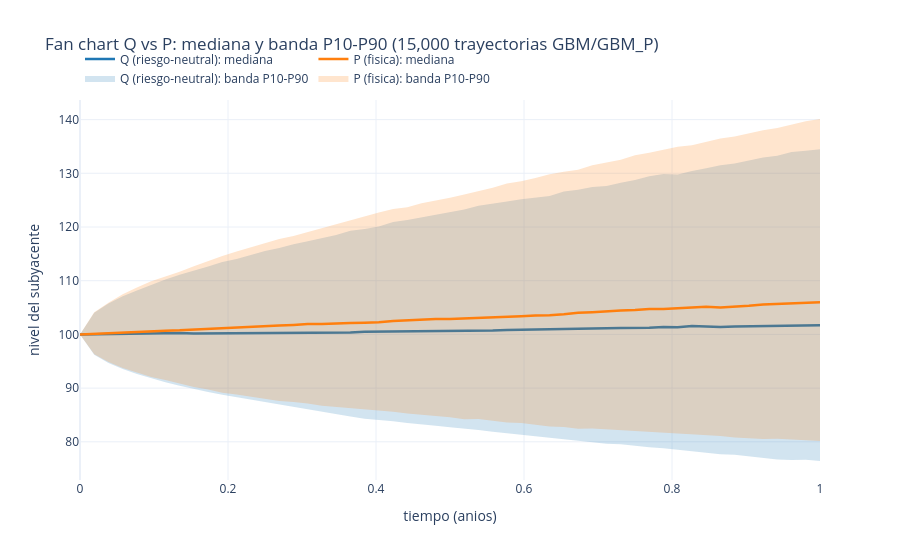

The cell this chart's notebook holds for it:
### Markdown cell above
## 2. Fan chart: mediana y banda P10-P90, medida Q vs medida P

Con `N_PATHS` en el orden de los miles, dibujar una linea por trayectoria es costoso e
ilegible (una nube de rayas superpuestas). En su lugar, el fan chart resume las mismas
`N_PATHS` trayectorias con dos series por medida: la mediana y una banda rellena P10-P90
(`plotly`, `go.Scatter` con `fill='tonexty'`), con colores fijos y consistentes (Q=azul,
P=naranja), leyenda y hover interactivo sobre un unico eje Y.

### Code cell
COLOR_Q = "#1f77b4"  # azul: medida Q (riesgo-neutral), color fijo y consistente en todo el notebook
COLOR_P = "#ff7f0e"  # naranja: medida P (fisica), color fijo y consistente en todo el notebook


def _hex_to_rgba(color, alpha):
    r, g, b = (int(color.lstrip("#")[i:i + 2], 16) for i in (0, 2, 4))
    return f"rgba({r},{g},{b},{alpha})"


def add_percentile_band(fig, times, paths, color, name):
    """Banda P10-P90 + mediana de todas las trayectorias, en vez de una linea por trayectoria
    (costoso e ilegible con miles de paths): 3 trazas go.Scatter -- borde inferior invisible,
    borde superior con fill='tonexty' (banda rellena) y la mediana como linea solida encima."""
    p10 = np.percentile(paths, 10, axis=0)
    p50 = np.percentile(paths, 50, axis=0)
    p90 = np.percentile(paths, 90, axis=0)
    fig.add_trace(go.Scatter(
        x=times, y=p10, mode="lines", line=dict(width=0, color=color),
        hoverinfo="skip", showlegend=False, legendgroup=name, name=f"{name} P10",
    ))
    fig.add_trace(go.Scatter(
        x=times, y=p90, mode="lines", line=dict(width=0, color=color), fill="tonexty",
        fillcolor=_hex_to_rgba(color, 0.2), legendgroup=name, name=f"{name}: banda P10-P90",
        hovertemplate="t=%{x:.2f}<br>P90=%{y:.2f}<extra></extra>",
    ))
    fig.add_trace(go.Scatter(
        x=times, y=p50, mode="lines", line=dict(color=color, width=2.5), legendgroup=name,
        name=f"{name}: mediana", hovertemplate="t=%{x:.2f}<br>mediana=%{y:.2f}<extra></extra>",
    ))


fig = go.Figure()
add_percentile_band(fig, times, paths_q, COLOR_Q, "Q (riesgo-neutral)")
add_percentile_band(fig, times, paths_p, COLOR_P, "P (fisica)")
fig.update_layout(
    title=f"Fan chart Q vs P: mediana y banda P10-P90 ({N_PATHS:,} trayectorias GBM/GBM_P)",
    xaxis_title="tiempo (anios)",
    yaxis_title="nivel del subyacente",
    hovermode="x unified",
    template="plotly_white",
    legend=dict(orientation="h", yanchor="bottom", y=1.02, xanchor="left", x=0),
)
fig.show()

### Figure 1 — Plotly figure (JSON) as saved in the notebook; plotly's stock layout.template omitted (floating-point values rounded to 4 significant figures)
{"data": [{"hoverinfo": "skip", "legendgroup": "Q (riesgo-neutral)", "line": {"color": "#1f77b4", "width": 0}, "mode": "lines", "name": "Q (riesgo-neutral) P10", "showlegend": false, "type": "scatter", "x": [0.0, 0.01923, 0.03846, 0.05769, 0.07692, 0.09615, 0.1154, 0.1346, 0.1538, 0.1731, 0.1923, 0.2115, 0.2308, 0.25, 0.2692, 0.2885, 0.3077, 0.3269, 0.3462, 0.3654, 0.3846, 0.4038, 0.4231, 0.4423, 0.4615, 0.4808, 0.5, 0.5192, 0.5385, 0.5577, 0.5769, 0.5962, 0.6154, 0.6346, 0.6538, 0.6731, 0.6923, 0.7115, 0.7308, 0.75, 0.7692, 0.7885, 0.8077, 0.8269, 0.8462, 0.8654, 0.8846, 0.9038, 0.9231, 0.9423, 0.9615, 0.9808, 1.0], "y": [100.0, 96.22, 94.67, 93.55, 92.62, 91.82, 91.08, 90.45, 89.82, 89.26, 88.76, 88.3, 87.82, 87.34, 86.89, 86.52, 86.01, 85.51, 85.1, 84.73, 84.31, 84.14, 83.84, 83.5, 83.29, 82.97, 82.71, 82.5, 82.19, 81.87, 81.6, 81.34, 80.97, 80.73, 80.48, 80.27, 79.94, 79.65, 79.54, 79.2, 78.98, 78.82, 78.53, 78.21, 77.99, 77.69, 77.61, 77.3, 77.06, 76.71, 76.59, 76.65, 76.43]}, {"fill": "tonexty", "fillcolor": "rgba(31,119,180,0.2)", "hovertemplate": "t=%{x:.2f}<br>P90=%{y:.2f}<extra></extra>", "legendgroup": "Q (riesgo-neutral)", "line": {"color": "#1f77b4", "width": 0}, "mode": "lines", "name": "Q (riesgo-neutral): banda P10-P90", "type": "scatter", "x": [0.0, 0.01923, 0.03846, 0.05769, 0.07692, 0.09615, 0.1154, 0.1346, 0.1538, 0.1731, 0.1923, 0.2115, 0.2308, 0.25, 0.2692, 0.2885, 0.3077, 0.3269, 0.3462, 0.3654, 0.3846, 0.4038, 0.4231, 0.4423, 0.4615, 0.4808, 0.5, 0.5192, 0.5385, 0.5577, 0.5769, 0.5962, 0.6154, 0.6346, 0.6538, 0.6731, 0.6923, 0.7115, 0.7308, 0.75, 0.7692, 0.7885, 0.8077, 0.8269, 0.8462, 0.8654, 0.8846, 0.9038, 0.9231, 0.9423, 0.9615, 0.9808, 1.0], "y": [100.0, 104.0, 105.7, 107.1, 108.2, 109.3, 110.2, 111.1, 111.8, 112.6, 113.5, 114.1, 114.8, 115.6, 116.1, 116.8, 117.4, 118.0, 118.5, 119.3, 119.6, 120.1, 120.9, 121.3, 121.8, 122.4, 122.8, 123.3, 124.0, 124.3, 124.7, 125.2, 125.5, 125.8, 126.6, 127.0, 127.4, 127.7, 128.3, 128.8, 129.5, 129.9, 129.8, 130.5, 131.0, 131.5, 131.8, 132.4, 133.0, 133.3, 134.0, 134.2, 134.5]}, {"hovertemplate": "t=%{x:.2f}<br>mediana=%{y:.2f}<extra></extra>", "legendgroup": "Q (riesgo-neutral)", "line": {"color": "#1f77b4", "width": 2.5}, "mode": "lines", "name": "Q (riesgo-neutral): mediana", "type": "scatter", "x": [0.0, 0.01923, 0.03846, 0.05769, 0.07692, 0.09615, 0.1154, 0.1346, 0.1538, 0.1731, 0.1923, 0.2115, 0.2308, 0.25, 0.2692, 0.2885, 0.3077, 0.3269, 0.3462, 0.3654, 0.3846, 0.4038, 0.4231, 0.4423, 0.4615, 0.4808, 0.5, 0.5192, 0.5385, 0.5577, 0.5769, 0.5962, 0.6154, 0.6346, 0.6538, 0.6731, 0.6923, 0.7115, 0.7308, 0.75, 0.7692, 0.7885, 0.8077, 0.8269, 0.8462, 0.8654, 0.8846, 0.9038, 0.9231, 0.9423, 0.9615, 0.9808, 1.0], "y": [100.0, 100.0, 100.0, 100.1, 100.1, 100.1, 100.2, 100.3, 100.2, 100.2, 100.3, 100.2, 100.2, 100.3, 100.3, 100.3, 100.3, 100.4, 100.3, 100.3, 100.5, 100.5, 100.5, 100.5, 100.6, 100.6, 100.6, 100.7, 100.7, 100.7, 100.8, 100.9, 100.9, 100.9, 101.0, 101.0, 101.0, 101.1, 101.2, 101.2, 101.2, 101.4, 101.3, 101.6, 101.4, 101.4, 101.5, 101.5, 101.6, 101.5, 101.6, 101.6, 101.7]}, {"hoverinfo": "skip", "legendgroup": "P (fisica)", "line": {"color": "#ff7f0e", "width": 0}, "mode": "lines", "name": "P (fisica) P10", "showlegend": false, "type": "scatter", "x": [0.0, 0.01923, 0.03846, 0.05769, 0.07692, 0.09615, 0.1154, 0.1346, 0.1538, 0.1731, 0.1923, 0.2115, 0.2308, 0.25, 0.2692, 0.2885, 0.3077, 0.3269, 0.3462, 0.3654, 0.3846, 0.4038, 0.4231, 0.4423, 0.4615, 0.4808, 0.5, 0.5192, 0.5385, 0.5577, 0.5769, 0.5962, 0.6154, 0.6346, 0.6538, 0.6731, 0.6923, 0.7115, 0.7308, 0.75, 0.7692, 0.7885, 0.8077, 0.8269, 0.8462, 0.8654, 0.8846, 0.9038, 0.9231, 0.9423, 0.9615, 0.9808, 1.0], "y": [100.0, 96.32, 94.87, 93.74, 92.9, 92.07, 91.49, 90.8, 90.21, 89.75, 89.15, 88.81, 88.4, 87.99, 87.62, 87.4, 87.16, 86.7, 86.47, 86.19, 86.05, 85.87, 85.58, 85.25, 85.03, 84.9, 84.56, 84.21, 84.24, 83.93, 83.61, 83.48, 83.14, 82.87, 82.77, 82.45, 82.47, 82.32, 82.15, 81.95, 81.79, 81.63, 81.45, 81.44, 81.26, 81.07, 80.82, 80.65, 80.53, 80.56, 80.39, 80.31, 80.14]}, {"fill": "tonexty", "fillcolor": "rgba(255,127,14,0.2)", "hovertemplate": "t=%{x:.2f}<br>P90=%{y:.2f}<extra></extra>", "legendgroup": "P (fisica)", "line": {"color": "#ff7f0e", "width": 0}, "mode": "lines", "name": "P (fisica): banda P10-P90", "type": "scatter", "x": [0.0, 0.01923, 0.03846, 0.05769, 0.07692, 0.09615, 0.1154, 0.1346, 0.1538, 0.1731, 0.1923, 0.2115, 0.2308, 0.25, 0.2692, 0.2885, 0.3077, 0.3269, 0.3462, 0.3654, 0.3846, 0.4038, 0.4231, 0.4423, 0.4615, 0.4808, 0.5, 0.5192, 0.5385, 0.5577, 0.5769, 0.5962, 0.6154, 0.6346, 0.6538, 0.6731, 0.6923, 0.7115, 0.7308, 0.75, 0.7692, 0.7885, 0.8077, 0.8269, 0.8462, 0.8654, 0.8846, 0.9038, 0.9231, 0.9423, 0.9615, 0.9808, 1.0], "y": [100.0, 104.1, 105.9, 107.5, 108.8, 109.9, 110.8, 111.7, 112.7, 113.7, 114.6, 115.4, 116.2, 117.0, 117.8, 118.3, 119.1, 119.7, 120.6, 121.2, 121.9, 122.7, 123.3, 123.7, 124.4, 124.9, 125.4, 126.1, 126.7, 127.3, 128.1, 128.5, 129.1, 129.8, 130.3, 130.6, 131.5, 132.0, 132.5, 133.4, 133.8, 134.4, 135.0, 135.2, 135.8, 136.5, 136.8, 137.4, 138.0, 138.4, 139.1, 139.7, 140.1]}, {"hovertemplate": "t=%{x:.2f}<br>mediana=%{y:.2f}<extra></extra>", "legendgroup": "P (fisica)", "line": {"color": "#ff7f0e", "width": 2.5}, "mode": "lines", "name": "P (fisica): mediana", "type": "scatter", "x": [0.0, 0.01923, 0.03846, 0.05769, 0.07692, 0.09615, 0.1154, 0.1346, 0.1538, 0.1731, 0.1923, 0.2115, 0.2308, 0.25, 0.2692, 0.2885, 0.3077, 0.3269, 0.3462, 0.3654, 0.3846, 0.4038, 0.4231, 0.4423, 0.4615, 0.4808, 0.5, 0.5192, 0.5385, 0.5577, 0.5769, 0.5962, 0.6154, 0.6346, 0.6538, 0.6731, 0.6923, 0.7115, 0.7308, 0.75, 0.7692, 0.7885, 0.8077, 0.8269, 0.8462, 0.8654, 0.8846, 0.9038, 0.9231, 0.9423, 0.9615, 0.9808, 1.0], "y": [100.0, 100.1, 100.3, 100.4, 100.5, 100.6, 100.7, 100.8, 100.9, 101.0, 101.2, 101.2, 101.4, 101.5, 101.7, 101.8, 101.9, 101.9, 102.1, 102.1, 102.2, 102.2, 102.5, 102.6, 102.8, 102.9, 102.9, 103.0, 103.0, 103.1, 103.2, 103.4, 103.5, 103.6, 103.7, 104.0, 104.1, 104.3, 104.4, 104.6, 104.7, 104.7, 104.8, 105.0, 105.2, 105.0, 105.1, 105.3, 105.6, 105.7, 105.8, 105.9, 106.0]}], "layout": {"hovermode": "x unified", "legend": {"orientation": "h", "x": 0, "xanchor": "left", "y": 1.02, "yanchor": "bottom"}, "title": {"text": "Fan chart Q vs P: mediana y banda P10-P90 (15,000 trayectorias GBM/GBM_P)"}, "xaxis": {"title": {"text": "tiempo (anios)"}}, "yaxis": {"title": {"text": "nivel del subyacente"}}}}
